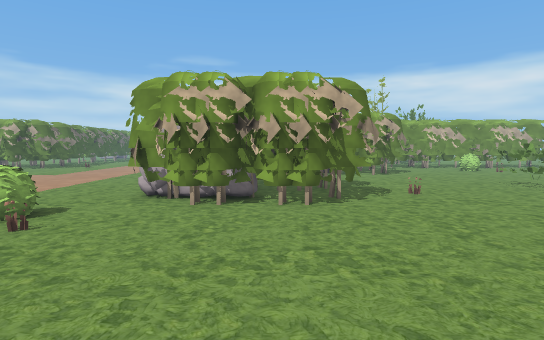
view 1 (above)

20 first-person views from a walk through a Godot game level. The camera is 1.3 m above the floor, tilts 4° down and sees 80° across. The floor is counted in squares, 1 m on a side. Each view is taken from the middle of a square. On the plan, view 1 faces up. The plan holds only what a view shows up to about 14 squares ahead; the rest is blank. The place goes on beyond the plan. Characters and animated objects are left out. Some surface patterns are stand-ins.

view 2
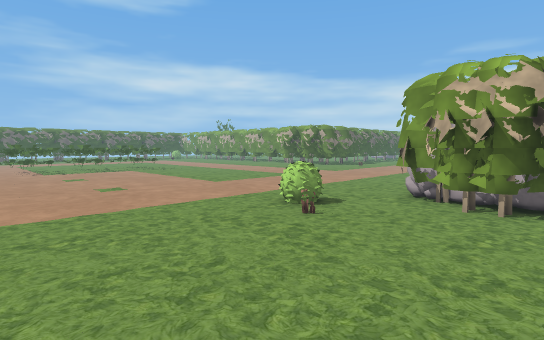

view 3
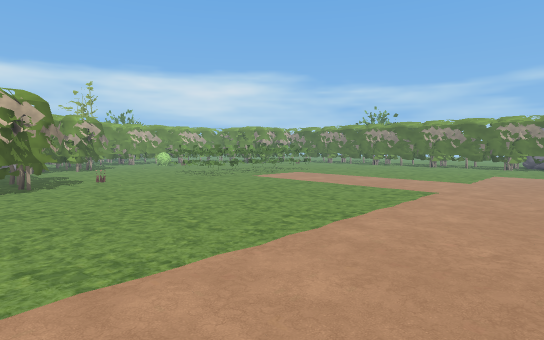

view 4
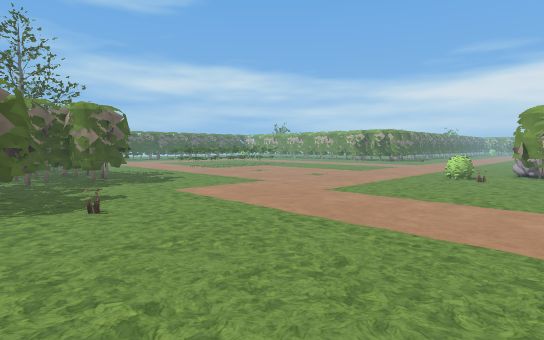

view 5
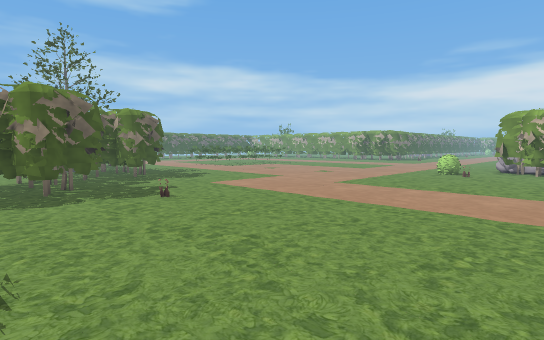

view 6
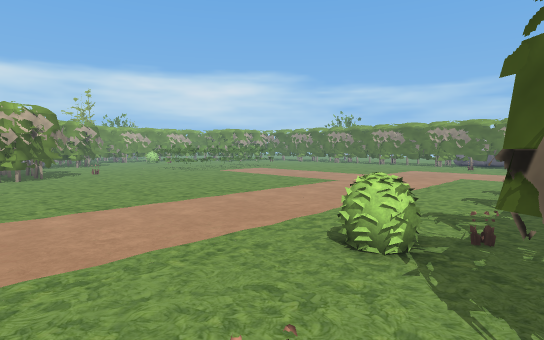

view 7
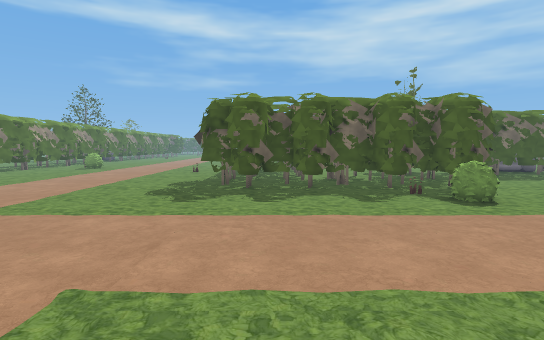

view 8
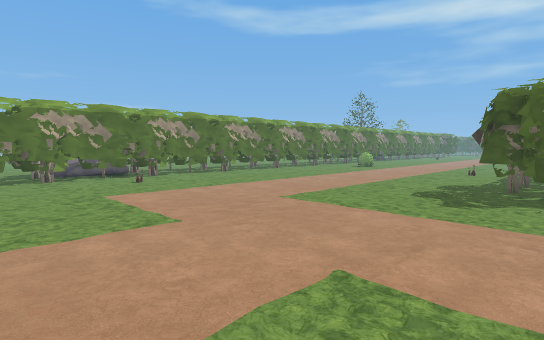

view 9
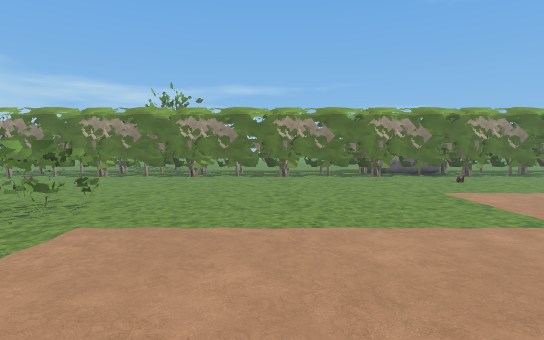

view 10
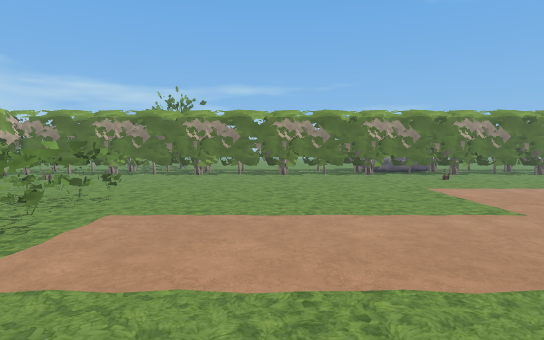

view 11
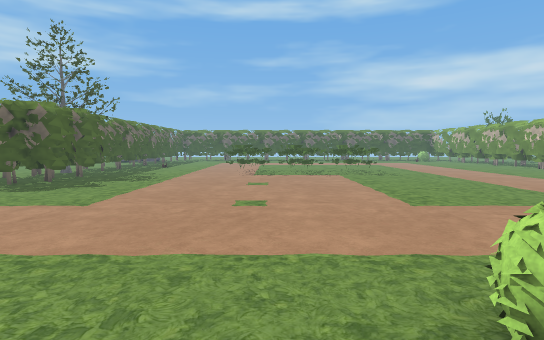

view 12
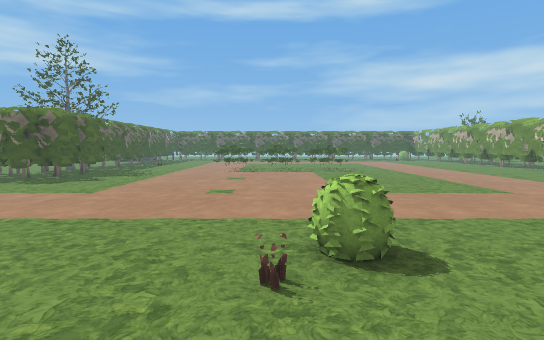

view 13
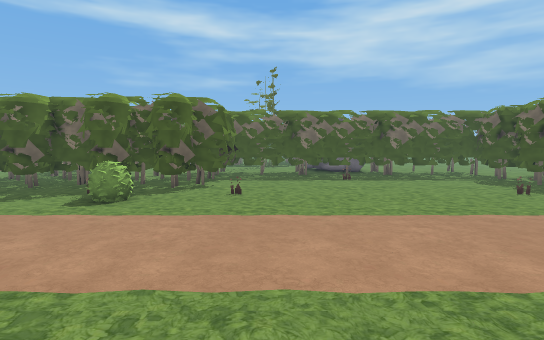

view 14
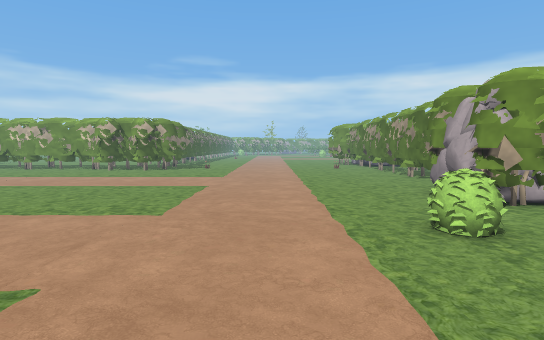

view 15
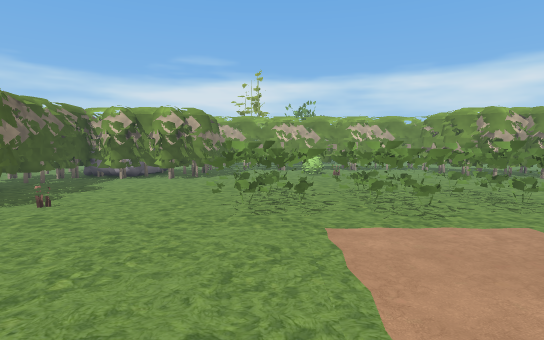

view 16
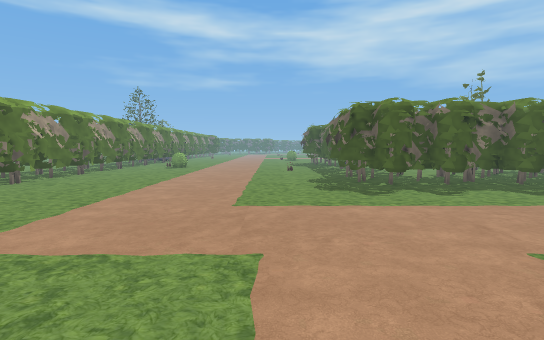

view 17
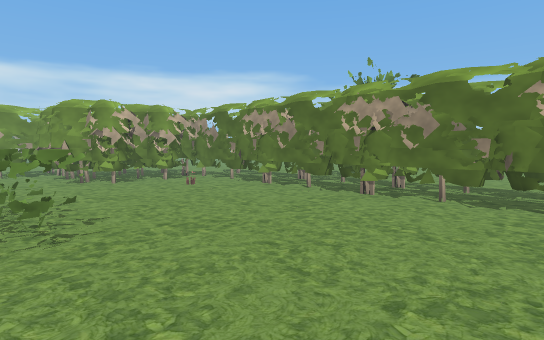

view 18
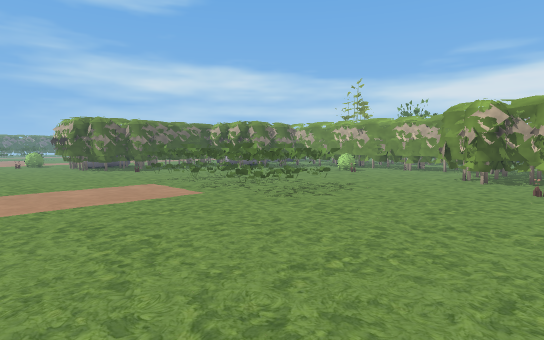

view 19
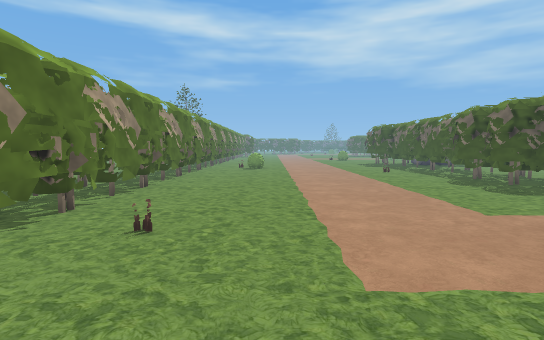

view 20
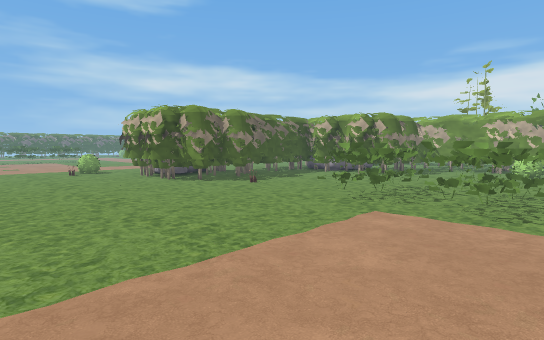

### Floor plan
Key: @ floor where view 1 was taken; # wall or solid block; . floor; T thing the floor can be seen under or through; R rock; O other object.
Columns run from 17 left of view 1 to 22 right of it. Each row starts with its distance up from view 1.
 15 ...............########....... ...######
 14 ...............####........... ........#
 13 ...............####..................O.#
 12 ...............#  #....................#
 11 ..............    ##.....TTTTTTTT......#
 10 ..............#   ##.....TTTTTTTT......#
  9 ..............R   ##.O...TTTTTTTT......#
  8 ..............######.....TTTTTTTT......#
  7 ...............####....................#
  6 ............O..........................#
  5 .............O.........................#
  4 .......................................#
  3 .......................................#
  2 .......................................#
  1 .......................................#
  0 .................@.....................#
 -1 .......................................#
 -2 .......................................#
 -3 .....................................O.#
 -4 ###....................................#
 -5 ####...................................#
 -6 ####................O..................#
 -7 ####.....O.......O...O.................#
 -8    ####............########............#
 -9     # ##..........##########...........#
-10     ####..........##########...........#
-11       ##.....O....##########...........#
-12       ##..........#       ##..........##

Where each view was taken, in squares from view 1:
view 1: 0 up, 0 right, facing up
view 2: 0 up, 0 right, facing up-left
view 3: 4 down, 0 right, facing up-right
view 4: 9 down, 1 left, facing up-left
view 5: 11 down, 0 right, facing up-left
view 6: 8 down, 1 left, facing up-right
view 7: 2 up, 8 right, facing down
view 8: 2 up, 8 right, facing down-right
view 9: 4 up, 8 right, facing right
view 10: 4 up, 7 right, facing right
view 11: 4 up, 3 left, facing left
view 12: 5 up, 1 left, facing left
view 13: 2 up, 1 left, facing down
view 14: 1 up, 8 left, facing up
view 15: 2 up, 9 right, facing up
view 16: 3 up, 13 right, facing down
view 17: 3 up, 14 right, facing up-right
view 18: 2 up, 21 right, facing up-left
view 19: 2 up, 18 right, facing down
view 20: 1 up, 13 right, facing up-left
